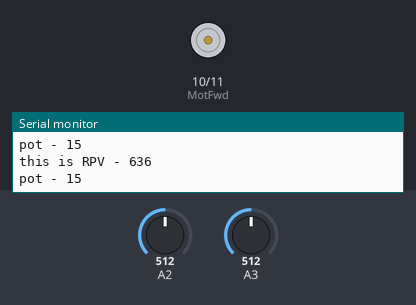
This sketch was run on a simulated Arduino Uno, built with avr-gcc and run on an emulated ATmega328P. Shown: motor-driver pin pairs drawn as motors (green arrow = first pin HIGH = forward, orange = second pin HIGH = backward, longer = more drive, scaled by the enable pin), the last lines printed to the serial monitor. The inputs (shaded band) are chosen by the test bench; at power-on: A2 = 512, A3 = 512. The local clock reads 2024-03-15 10:24:30 at power-on unless the sketch sets it.

Above: at 1.2 s.
1.3 s: A2 set to 716
At 1.8 s:
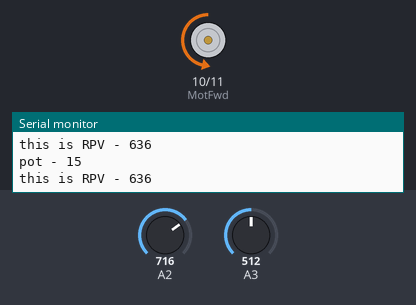
2.8 s: A3 set to 716
At 3.2 s:
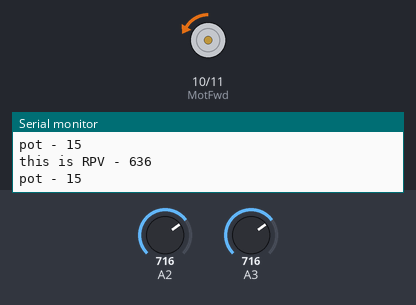
4.3 s: A3 set to 900
At 4.6 s:
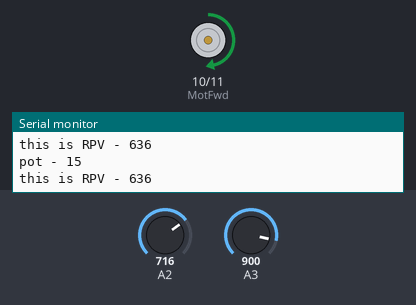
5.8 s: A3 set to 511
At 6.1 s:
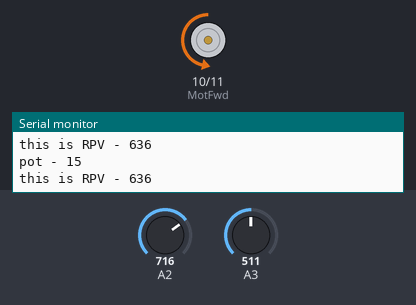
8.8 s: A3 set to 1023
At 10.2 s:
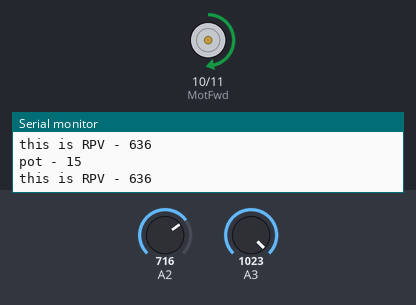
11.8 s: A2 set to 1023
At 13.1 s:
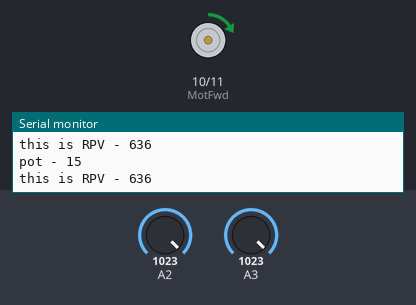
Timing chart, 0 to 14.3 s (numbered marks = the images above; inputs shaded):
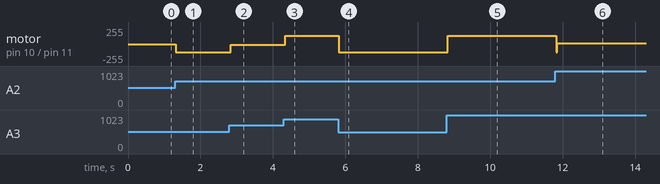

The sketch:

pid_only_tilt_axis.ino
```cpp
#include <virtuabotixRTC.h>
#include <PID_v1.h>
#define MotEnable 9
#define MotFwd  10
#define MotRev  11

virtuabotixRTC myRTC(5, 4, 3);  //rst-->3 dat-->4 clk-->5

int User_Input = 0;
int RPV = 0;          // setpoint required potentiometer value
int month_angle[]={10,15,20,25,30,35,45,55,65,70,75,85,90};  //tilt angles

double kp = 5 , ki = 1 , kd = 0.01;     //pid values
double input = 0, output = 0, setpoint = 0;
PID myPID(&input, &output, &setpoint, kp, ki, kd, DIRECT);

void setup() {
  pinMode(MotEnable, OUTPUT);
  pinMode(MotFwd, OUTPUT);
  pinMode(MotRev, OUTPUT);
  Serial.begin(9600);

  myRTC.setDS1302Time(00, 1, 1,7, 27, 11, 2016); //date
  TCCR1B = TCCR1B & 0b11111000 | 1;  // set 31KHz , prevent motor noise

  myPID.SetMode(AUTOMATIC);   //set pid in automatic mode
  myPID.SetSampleTime(1);  // refresh rate of pid controller
  myPID.SetOutputLimits(-125, 125); // this is the max pwm value to move motor
}

void loop() {
  myRTC.updateTime();

  User_Input=month_angle[myRTC.minutes];
  RPV = map (User_Input, 0, 90, 577, 935); // mapping degree

  Serial.print("this is RPV - ");
  Serial.println(RPV);

  setpoint = analogRead(A3);                    //PID while work to achive this value consider as SET value
  input = analogRead(A2) ;           // data from encoder consider as a Process value
  Serial.print("pot - ");
  Serial.println(User_Input);
  myPID.Compute();                 // calculate new output
  pwmOut(output);
}
void pwmOut(int out) {
  if (out > 0) {
    analogWrite(MotEnable, out);
    forward();
  }
  else {
    analogWrite(MotEnable, abs(out));
    reverse();
  }


}

void forward () {
  digitalWrite(MotFwd, HIGH);
 digitalWrite(MotRev, LOW);

}

void reverse () {
  digitalWrite(MotFwd, LOW);
 digitalWrite(MotRev, HIGH);

}
void finish () {
  digitalWrite(MotFwd, LOW);
 digitalWrite(MotRev, LOW);

}
```

Measured:
- after the input at 1.3 s, motor on pin 10 (MotFwd) / pin 11 (MotRev): stopped → backward 125/255 at once
- after the input at 2.8 s, motor on pin 10 (MotFwd) / pin 11 (MotRev): backward 125/255 → backward 10/255 at once
- after the input at 4.3 s, motor on pin 10 (MotFwd) / pin 11 (MotRev): backward 10/255 → forward 125/255 at once
- after the input at 5.8 s, motor on pin 10 (MotFwd) / pin 11 (MotRev): forward 125/255 → backward 125/255 at once
- after the input at 8.8 s, motor on pin 10 (MotFwd) / pin 11 (MotRev): backward 125/255 → forward 125/255 at once
- after the input at 11.8 s, motor on pin 10 (MotFwd) / pin 11 (MotRev): forward 125/255 → forward 8/255 at once
